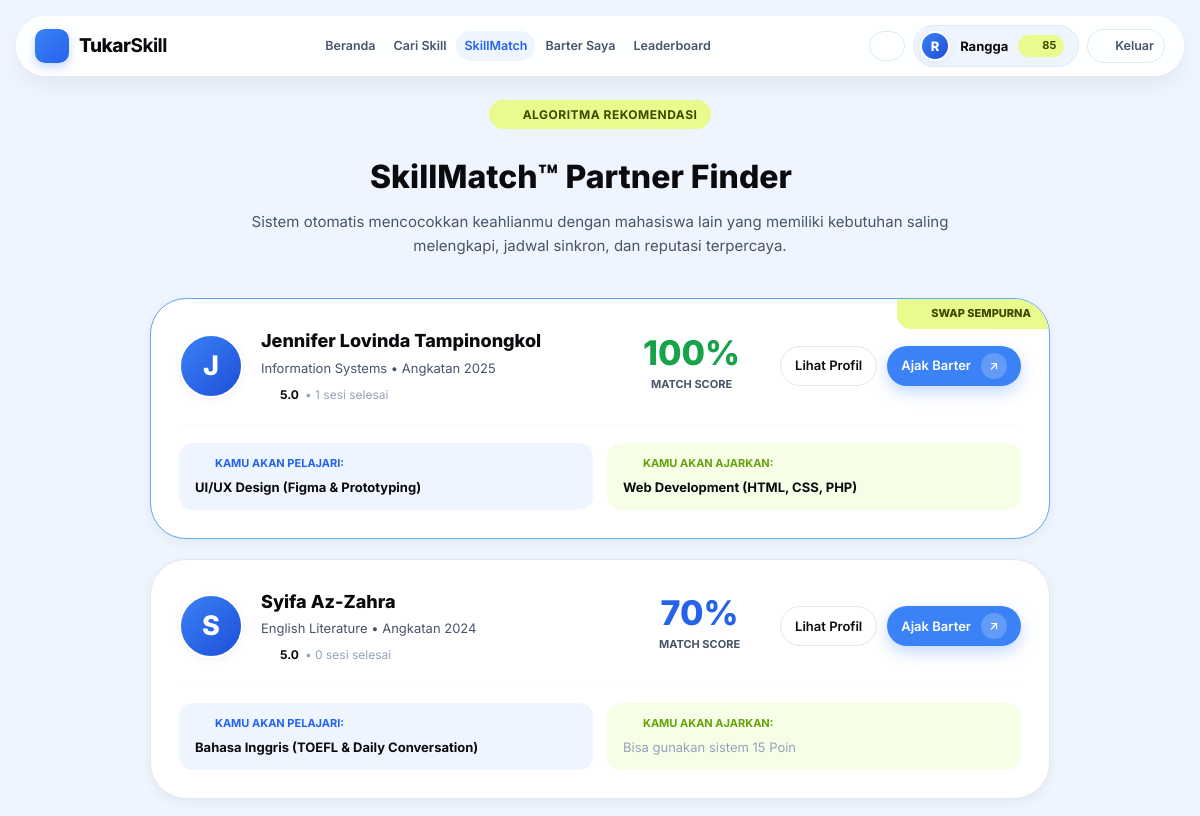
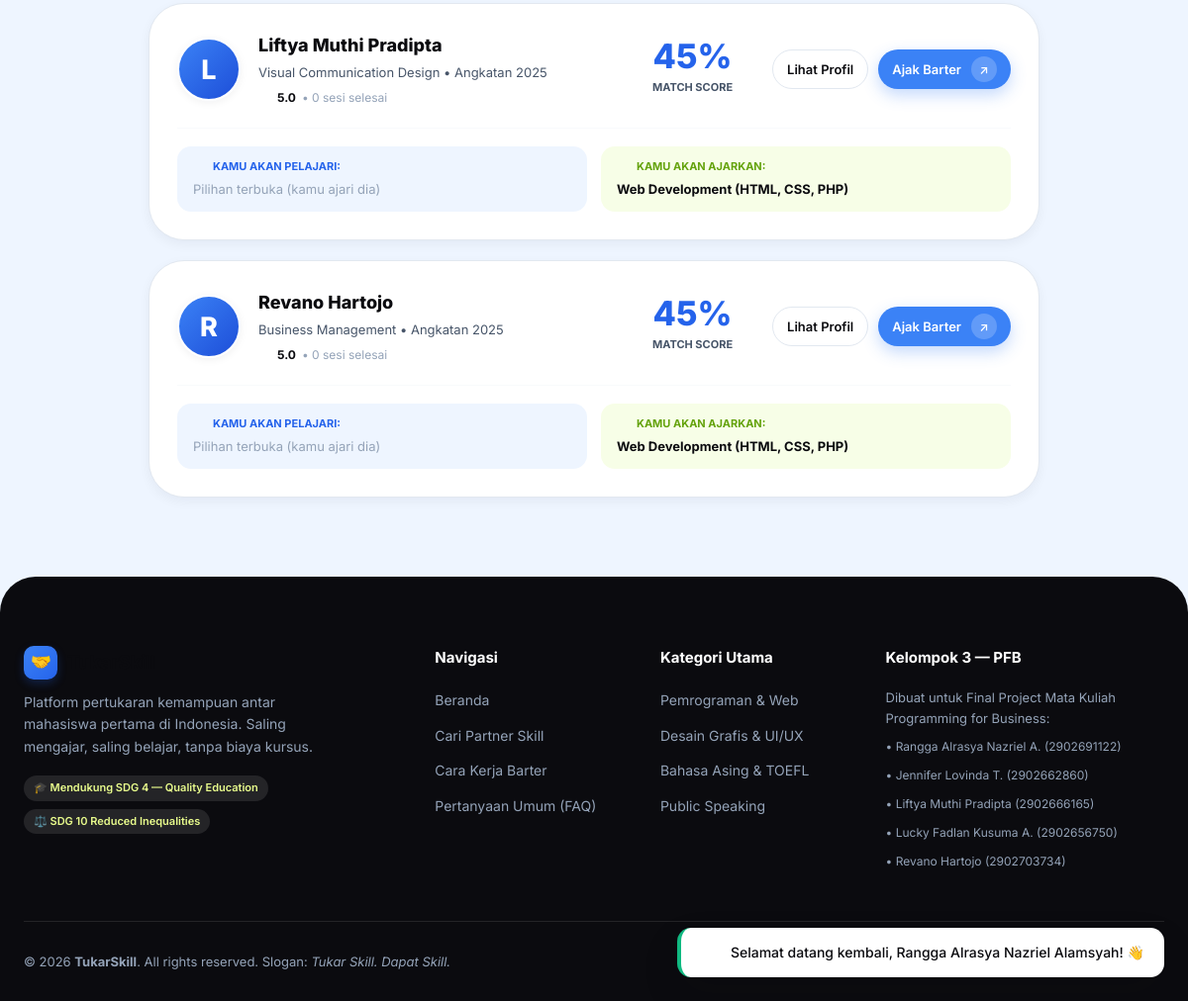
The page /skillmatch.php (signed in) on the database its author committed (2 pictures, top to bottom).
### tables this page shows
CREATE TABLE `users` (
  `id` INT AUTO_INCREMENT PRIMARY KEY,
  `name` VARCHAR(100) NOT NULL,
  `nim` CHAR(10) NOT NULL UNIQUE,
  `email` VARCHAR(100) NOT NULL UNIQUE,
  `password` VARCHAR(255) NOT NULL,
  `major` VARCHAR(100) NOT NULL,
  `batch_year` YEAR NULL,
  `bio` TEXT NULL,
  `photo` VARCHAR(255) NULL,
  `whatsapp` VARCHAR(20) NULL,
  `role` ENUM('user', 'admin') NOT NULL DEFAULT 'user',
  `points` INT NOT NULL DEFAULT 20,
  `total_points` INT NOT NULL DEFAULT 20,
  `profile_bonus_given` TINYINT(1) NOT NULL DEFAULT 0,
  `is_active` TINYINT(1) NOT NULL DEFAULT 1,
  `remember_token` VARCHAR(64) NULL,
  `created_at` DATETIME NOT NULL DEFAULT CURRENT_TIMESTAMP,
  `updated_at` DATETIME NOT NULL DEFAULT CURRENT_TIMESTAMP ON UPDATE CURRENT_TIMESTAMP
);

### skillmatch.php (the view, shortened to what the rows shown need)
<?php
require_once __DIR__ . '/includes/header.php';
$user = current_user();
$user_id = (int)$user['id'];
$my_offers = [];
$my_wants = [];
if (is_db_connected()) {
    $q_my_skills = $conn->query("SELECT skill_id, type FROM user_skills WHERE user_id = $user_id");
    if ($q_my_skills) {
        while ($r = $q_my_skills->fetch_assoc()) {
            if ($r['type'] === 'offer') {
                $my_offers[] = (int)$r['skill_id'];
            } else {
                $my_wants[] = (int)$r['skill_id'];
            }
        }
    }
}
$my_schedule = [];
if (is_db_connected()) {
    $q_my_av = $conn->query("SELECT day, start_time, end_time FROM availabilities WHERE user_id = $user_id");
    if ($q_my_av) {
        while ($r = $q_my_av->fetch_assoc()) {
            $my_schedule[] = $r;
        }
    }
}
$candidates = [];
if (is_db_connected() && (!empty($my_offers) || !empty($my_wants))) {
    $q_users = $conn->query("
        SELECT u.id, u.name, u.major, u.batch_year, u.photo, u.bio,
               COALESCE(AVG(r.rating), 5.0) AS avg_rating,
               COUNT(DISTINCT r.id) AS review_count
        FROM users u
        LEFT JOIN reviews r ON r.reviewee_id = u.id AND r.is_hidden = 0
        WHERE u.id != $user_id AND u.role = 'user' AND u.is_active = 1
        GROUP BY u.id
    ");
    if ($q_users) {
        while ($candidate = $q_users->fetch_assoc()) {
            $cand_id = (int)$candidate['id'];
            $cand_offers = [];
            $cand_wants = [];
            $cand_offer_names = [];
            $q_cs = $conn->query("
                SELECT us.skill_id, us.type, s.name AS skill_name
                FROM user_skills us
                JOIN skills s ON us.skill_id = s.id
                WHERE us.user_id = $cand_id
            ");
            if ($q_cs) {
                while ($cs = $q_cs->fetch_assoc()) {
                    if ($cs['type'] === 'offer') {
                        $cand_offers[] = (int)$cs['skill_id'];
                        $cand_offer_names[(int)$cs['skill_id']] = $cs['skill_name'];
                    } else {
                        $cand_wants[] = (int)$cs['skill_id'];
                    }
                }
            }
            $score = 0;
            $matched_get = [];
            $matched_give = [];
            $intersection_get = array_intersect($cand_offers, $my_wants);
            if (!empty($intersection_get)) {
                $score += 40;
                foreach ($intersection_get as $sid) {
                    $matched_get[] = $cand_offer_names[$sid] ?? 'Skill';
                }
            }
            $intersection_give = array_intersect($cand_wants, $my_offers);
            if (!empty($intersection_give)) {
                $score += 30;
                $q_sname = $conn->query("SELECT name FROM skills WHERE id IN (" . implode(',', $intersection_give) . ")");
                if ($q_sname) {
                    while ($sn = $q_sname->fetch_assoc()) {
                        $matched_give[] = $sn['name'];
                    }
                }
            }
            $has_schedule_overlap = false;
            $q_cand_av = $conn->query("SELECT day, start_time, end_time FROM availabilities WHERE user_id = $cand_id");
            if ($q_cand_av) {
                while ($c_av = $q_cand_av->fetch_assoc()) {
                    foreach ($my_schedule as $m_av) {
                        if ($c_av['day'] === $m_av['day']) {
                            if ($c_av['start_time'] < $m_av['end_time'] && $c_av['end_time'] > $m_av['start_time']) {
                                $has_schedule_overlap = true;
                                break 2;
                            }
                        }
                    }
                }
            }
            if ($has_schedule_overlap) {
                $score += 15;
            }
            $cand_rating = (float)$candidate['avg_rating'];
            $reputation_pts = round(15 * ($cand_rating / 5.0));
            $score += $reputation_pts;
            if (!empty($intersection_get) || !empty($intersection_give)) {
                $candidate['match_score'] = min(100, $score);
                $candidate['matched_get'] = $matched_get;
                $candidate['matched_give'] = $matched_give;
                $candidate['is_perfect_swap'] = (!empty($intersection_get) && !empty($intersection_give));
                $candidates[] = $candidate;
            }
        }
    }
    usort($candidates, function($a, $b) {
        return $b['match_score'] <=> $a['match_score'];
    });
}
?>
<div class="container" style="padding: 40px 16px 80px;">
    <div style="text-align: center; max-width: 720px; margin: 0 auto 40px;">
        <h1 style="font-size: 32px; font-weight: 800; color: var(--ink); margin-top: 10px; display: flex; align-items: center; justify-content: center; gap: 10px;">
            SkillMatch™ Partner Finder <?= icon('target', '', '28px') ?>
        </h1>
    </div>
    <?php if (empty($my_offers) && empty($my_wants)): ?>
        <div style="background: var(--white); border-radius: var(--radius-xl); padding: 50px 20px; text-align: center; box-shadow: var(--shadow-sm); border: 1px solid var(--gray-200); max-width: 600px; margin: 0 auto;">
            <div style="color: var(--gray-400); margin-bottom: 12px; display: flex; justify-content: center;">
                <?= icon('sprout', '', '48px') ?>
            </div>
            <h3 style="font-size: 20px; font-weight: 800; color: var(--ink);">Profil Skill Kamu Masih Kosong</h3>
            <p style="font-size: 14px; color: var(--gray-600); margin: 8px 0 24px;">
                Tambahkan minimal 1 skill yang bisa kamu ajarkan dan 1 skill yang ingin kamu pelajari agar SkillMatch bisa menghitung persentase kecocokanmu!
            </p>
            <a href="my-skills.php" class="btn btn-primary">Atur Skill Saya Sekarang <span class="btn-arrow">↗</span></a>
        </div>
    <?php else: ?>
        <div style="display: flex; flex-direction: column; gap: 20px; max-width: 900px; margin: 0 auto;">
            <?php foreach ($candidates as $cand):
                $score = $cand['match_score'];
                $is_perfect = $cand['is_perfect_swap'];
            ?>
                <div style="background: var(--white); border-radius: var(--radius-xl); padding: 28px; box-shadow: var(--shadow-sm); border: 1px solid <?= $is_perfect ? 'var(--blue-400)' : 'var(--gray-200)' ?>; position: relative; overflow: hidden; transition: transform 0.2s ease;">
                    <?php if ($is_perfect): ?>
                        <div style="position: absolute; top: 0; right: 0; background: var(--lime); color: var(--lime-dark); font-size: 11px; font-weight: 800; padding: 6px 18px; border-radius: 0 0 0 var(--radius-md); text-transform: uppercase; display: inline-flex; align-items: center; gap: 4px;">
                            <?= icon('repeat', '', '12px') ?> Swap Sempurna
                        </div>
                    <?php endif; ?>
                    <div style="display: flex; justify-content: space-between; align-items: center; flex-wrap: wrap; gap: 24px;">
                        <div style="display: flex; align-items: center; gap: 18px; flex: 1; min-width: 280px;">
                            <?= render_avatar($cand['photo'], $cand['name'], 64) ?>
                            <div>
                                <h3 style="font-size: 18px; font-weight: 800; color: var(--ink);">
                                    <?= e($cand['name']) ?>
                                </h3>
                                <p style="font-size: 13px; color: var(--gray-600); margin-top: 2px;">
                                    <?= e($cand['major']) ?> • Angkatan <?= e($cand['batch_year'] ?? '-') ?>
                                </p>
                                <div style="display: flex; align-items: center; gap: 6px; margin-top: 6px; font-size: 12px;">
                                    <span style="color: var(--star); display: inline-flex; align-items: center;"><?= icon('star', '', '13px') ?></span>
                                    <strong><?= number_format((float)$cand['avg_rating'], 1) ?></strong>
                                    <span style="color: var(--gray-400);">• <?= (int)$cand['review_count'] ?> sesi selesai</span>
                                </div>
                            </div>
                        </div>
                        <div style="text-align: center; padding: 0 16px;">
                            <div style="font-size: 34px; font-weight: 800; color: <?= ($score >= 80) ? '#16a34a' : 'var(--blue-600)' ?>; line-height: 1;">
                                <?= $score ?>%
                            </div>
                            <span style="font-size: 11px; font-weight: 700; color: var(--gray-600); text-transform: uppercase;">Match Score</span>
                        </div>
                        <div style="display: flex; gap: 10px;">
                            <a href="user.php?id=<?= (int)$cand['id'] ?>" class="btn btn-outline btn-sm">Lihat Profil</a>
                            <a href="request.php?receiver_id=<?= (int)$cand['id'] ?>" class="btn btn-primary btn-sm">
                                Ajak Barter <span class="btn-arrow">↗</span>
                            </a>
                        </div>
                    </div>
                    <div style="margin-top: 20px; padding-top: 18px; border-top: 1px solid var(--gray-100); display: grid; grid-template-columns: repeat(auto-fit, minmax(220px, 1fr)); gap: 14px;">
                        <div style="background: var(--blue-50); border-radius: var(--radius-md); padding: 12px 16px;">
                            <span style="font-size: 11px; font-weight: 700; color: var(--blue-600); text-transform: uppercase; display: flex; align-items: center; gap: 6px;">
                                <?= icon('graduation-cap', '', '14px') ?> Kamu Akan Pelajari:
                            </span>
                            <div style="font-size: 13px; font-weight: 700; color: var(--ink); margin-top: 4px;">
                                <?= !empty($cand['matched_get']) ? e(implode(', ', $cand['matched_get'])) : '<span style="color:var(--gray-400); font-weight:400;">Pilihan terbuka (kamu ajari dia)</span>' ?>
                            </div>
                        </div>
                        <div style="background: #f7fee7; border-radius: var(--radius-md); padding: 12px 16px;">
                            <span style="font-size: 11px; font-weight: 700; color: #65a30d; text-transform: uppercase; display: flex; align-items: center; gap: 6px;">
                                <?= icon('lightbulb', '', '14px') ?> Kamu Akan Ajarkan:
                            </span>
                            <div style="font-size: 13px; font-weight: 700; color: var(--ink); margin-top: 4px;">
                                <?= !empty($cand['matched_give']) ? e(implode(', ', $cand['matched_give'])) : '<span style="color:var(--gray-400); font-weight:400;">Bisa gunakan sistem 15 Poin</span>' ?>
                            </div>
                        </div>
                    </div>
                </div>
            <?php endforeach; ?>
        </div>
    <?php endif; ?>
</div>
<?php require_once __DIR__ . '/includes/footer.php'; ?>

### includes/header.php (shortened to what the rows shown need)
<?php
require_once __DIR__ . '/../config/db.php';
require_once __DIR__ . '/functions.php';
$logged_user = current_user();
?>
<!DOCTYPE html>
<html lang="id">
<head>
    <link rel="stylesheet" href="assets/css/style.css">
</head>
<body>
    <?php $flash = get_flash(); if ($flash): ?>
            <span><?= ($flash['type'] === 'success') ? icon('check-circle', '', 18) : (($flash['type'] === 'danger') ? icon('x-circle', '', 18) : icon('info', '', 18)) ?></span>
    <?php endif; ?>
<header class="navbar">
    <nav class="nav-pill">
        <div class="nav-actions">
            <?php if (is_logged_in() && $logged_user): ?>
                <a href="notifications.php" class="btn btn-outline btn-sm" style="padding: 6px 9px; position: relative; display: inline-flex; align-items: center; justify-content: center;" title="Notifikasi">
                    <?= icon('bell', '', 16) ?>
                </a>
                <a href="dashboard.php" class="user-menu-pill" title="Buka Dashboard">
                    <?= render_avatar($logged_user['photo'], $logged_user['name'], 30) ?>
                    <span style="font-weight: 700; font-size: 13px;"><?= e(explode(' ', $logged_user['name'])[0]) ?></span>
                    <span class="points-badge" title="Saldo Poin Aktif" style="display: inline-flex; align-items: center; gap: 4px;">
                        <?= icon('coins', '', 12) ?> <span><?= (int)$logged_user['points'] ?></span>
                    </span>
                </a>
                <a href="logout.php" class="btn btn-outline btn-sm" style="padding: 6px 10px; font-size: 12.5px; color: var(--gray-600); display: inline-flex; align-items: center; gap: 4px;" title="Keluar akun">
                    <?= icon('log-out', '', 13) ?> <span>Keluar</span>
                </a>
            <?php endif; ?>
        </div>
    </nav>
</header>

### includes/icons.php (shortened to what the rows shown need)
<?php
function icon($name, $class = '', $size = 18, $extra_attrs = '') {
    $size_attr = $size ? 'width="' . (int)$size . '" height="' . (int)$size . '"' : '';
    $classes = 'ts-icon ts-icon-' . htmlspecialchars($name) . ($class ? ' ' . htmlspecialchars($class) : '');
    $svg_open = '<svg xmlns="http://www.w3.org/2000/svg" ' . $size_attr . ' viewBox="0 0 24 24" fill="none" stroke="currentColor" stroke-width="2" stroke-linecap="round" stroke-linejoin="round" class="' . $classes . '" ' . $extra_attrs . ' aria-hidden="true">';
    $svg_close = '</svg>';
    $inner = $paths[$name] ?? $paths['sparkles'];
    return $svg_open . $inner . $svg_close;
}

### includes/functions.php (shortened to what the rows shown need)
<?php
require_once __DIR__ . '/icons.php';
function user_avatar_url($photo, $name = '') {
    $first_word = strtolower(explode(' ', trim((string)$name))[0] ?? '');
    return '';
}
function render_avatar($photo, $name, $size = 40, $extra_class = '') {
    $url = user_avatar_url($photo, $name);
    $initial = strtoupper(substr(trim((string)$name), 0, 1) ?: 'U');
    $size_px = (int)$size;
    return '<div class="ts-avatar-fallback ' . e($extra_class) . '" style="width:' . $size_px . 'px; height:' . $size_px . 'px; border-radius:50%; background:linear-gradient(135deg, #3b82f6, #1d4ed8); color:#ffffff; font-weight:800; font-size:' . round($size_px * 0.42) . 'px; display:inline-flex; align-items:center; justify-content:center; border:2px solid #ffffff; box-shadow:0 2px 8px rgba(15,23,42,0.06); flex-shrink:0;">' . e($initial) . '</div>';
}
function e($string) {
    return htmlspecialchars((string)($string ?? ''), ENT_QUOTES, 'UTF-8');
}
function is_logged_in() {
    return isset($_SESSION['user_id']) && !empty($_SESSION['user_id']);
}
function current_user() {
    global $conn;
    static $cached_user = null;
    if ($cached_user !== null) {
        return $cached_user;
    }
    $user_id = (int)$_SESSION['user_id'];
    $stmt = $conn->prepare("SELECT id, name, nim, email, major, batch_year, bio, photo, whatsapp, role, points, total_points, is_active FROM users WHERE id = ? LIMIT 1");
    if ($stmt) {
        $stmt->bind_param("i", $user_id);
        $stmt->execute();
        $result = $stmt->get_result();
        $cached_user = $result->fetch_assoc();
    }
    return $cached_user;
}

### rows shown on the page
users: name "R", name "Rangga", points "85"
users: name "J", name "Jennifer Lovinda Tampinongkol", major "Information Systems", batch_year "2025", avg_rating "5.0", review_count "1", score "100", matched_get "UI/UX Design (Figma & Prototyping)", matched_give "Web Development (HTML, CSS, PHP)"
users: name "S", name "Syifa Az-Zahra", major "English Literature", batch_year "2024", avg_rating "5.0", review_count "0", score "70", matched_get "Bahasa Inggris (TOEFL & Daily Conversation)", shows "Bisa gunakan sistem 15 Poin"
users: name "L", name "Liftya Muthi Pradipta", major "Visual Communication Design", batch_year "2025", avg_rating "5.0", review_count "0", score "45", shows "Pilihan terbuka (kamu ajari dia)", matched_give "Web Development (HTML, CSS, PHP)"
users: name "R", name "Revano Hartojo", major "Business Management", batch_year "2025", avg_rating "5.0", review_count "0", score "45", shows "Pilihan terbuka (kamu ajari dia)", matched_give "Web Development (HTML, CSS, PHP)"

### other values the page prints
$flash['message'] "Selamat datang kembali, Rangga Alrasya Nazriel Alamsyah! 👋"
